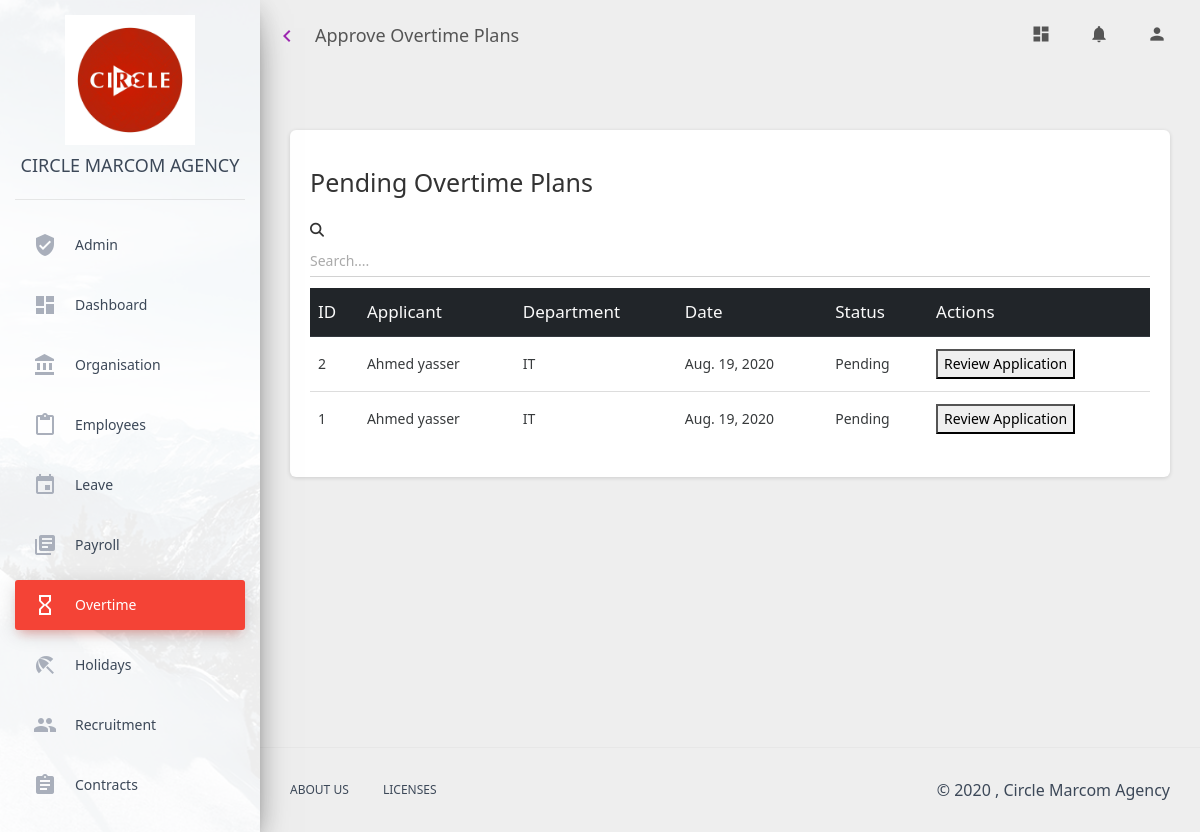
The app's page /overtime/approve_overtime_plans_page/ (signed in) with its own data.
### overtime/models.py (models this page shows)
class OvertimePlan(models.Model):
    applicant = models.ForeignKey(Employee, on_delete=models.CASCADE, blank=True)
    date = models.DateField(auto_now=True)
    HR_approval = models.CharField(max_length=10, default="Pending")
    cfo_approval = models.CharField(max_length=10, default="Pending")
    status = models.CharField(max_length=10, default="Pending")

### employees/models.py (models this page shows, shortened)
class Employee(models.Model):
    objects = None
    first_name = models.CharField(max_length=30)
    last_name = models.CharField(max_length=30)
    basic_salary = models.IntegerField(default=1000000)
    bonus = models.IntegerField(default=0)
    grade = models.CharField(max_length=3, default="")
    gender = models.CharField(max_length=10)
    start_date = models.DateField()
    marital_status = models.CharField(max_length=10)
    dob = models.DateField()
    nationality = models.CharField(max_length=20)
    nssf_no = models.CharField(max_length=20)
    telephone_no = models.CharField(max_length=20)
    residence_address = models.CharField(max_length=20)
    national_id = models.CharField(max_length=20)
    ura_tin = models.CharField(max_length=20)
    annual_allowance = models.IntegerField(default=21)
    leave_balance = models.IntegerField(default=21)
    balance_last_year = models.IntegerField(default=0)
    leave_status = models.CharField(max_length=45, default="At Work")
    image_url = models.CharField(max_length=20, default="")
    status = models.CharField(max_length=20, default="Active")
    title = models.CharField(max_length=10, blank=True)
    work_station = models.CharField(max_length=20, blank=True)
    currency = models.ForeignKey(Currency, on_delete=models.CASCADE, blank=True, default=1)
    lunch_allowance = models.IntegerField(default=0)
    @property
    def position(self):
        return self.organisationdetail.position.name
    def __str__(self):
        return self.first_name + " " + self.last_name

### organisation_details/models.py (models this page shows, shortened)
class OrganisationDetail(models.Model):
    employee = models.OneToOneField(Employee, on_delete=models.CASCADE)
    department = models.ForeignKey(Department, on_delete=models.CASCADE, blank=True)
    position = models.ForeignKey(Position, on_delete=models.CASCADE, blank=True)
    team = models.ForeignKey(Team, on_delete=models.CASCADE, blank=True)

class Department(models.Model):
    name = models.CharField(max_length=45, unique=True)
    hod = models.ForeignKey(Employee, on_delete=models.CASCADE, blank=True, null=True)
    status = models.CharField(max_length=15, default="Active")
    def __str__(self):
        return self.name

### overtime/views.py (the view)
# urls.py: path('approve_overtime_plans_page/', views.approve_overtime_plans_page, name="approve_overtime_plans_page"),
def approve_overtime_plans_page(request):
    approver = request.user
    pending_overtime_plans = get_pending_overtime_plans(approver)
    context = {
        "overtime_page": "active",
        "pending_overtime_plans": pending_overtime_plans
    }
    return render(request, 'overtime/approve_overtime_plans.html', context)

### ems_auth/models.py (called while the page is built)
    @property
    def get_unread_notifications(self):
        return self.notification_set.filter(status="Unread")

### overtime/selectors.py (called while the page is built)
def get_hr_pending_overtime_plans():
    pending_overtime_plans = OvertimePlan.objects.filter(HR_approval="Pending",
                                                         status="Pending").order_by("-id")
    return pending_overtime_plans

def get_pending_overtime_plans(approver):
    pending_overtime_plans = None
    if approver.is_hr:
        pending_overtime_plans = get_hr_pending_overtime_plans()
    if approver.is_cfo:
        pending_overtime_plans = get_cfo_pending_overtime_plans()
    return pending_overtime_plans

### overtime/templates/overtime/approve_overtime_plans.html (shortened to what this page needs)
{%extends 'solitonems/base.html'%}
{%block page_title %}
Approve Overtime Plans
{%endblock%}
{%block content%}
<div class="content">
    <div class="container-fluid">
        <div class="card animated fadeInUp">
            <div class="card-body">
                {%if pending_overtime_plans %}
                <h3>Pending Overtime Plans</h3>
                <div class="table-responsive">
                    <div class="form-group ">
                        <i class="fas fa-search " aria-hidden="true"></i>
                        <input id="search_input" type="text" class="form-control" placeholder="Search....">
                    </div>
                    <table class="table">
                        <thead class="thead-dark">
                        <th>ID</th>
                        <th>Applicant</th>
                        <th>Department</th>
                        <th>Date</th>
                        <th>Status</th>
                        <th>Actions</th>
                        </thead>
                        <tbody id="overtime_approval_list">
                        {%for pending_overtime_plan in pending_overtime_plans %}
                        <tr>
                            <td>{{pending_overtime_plan.id}}
                            </td>
                            <td>{{pending_overtime_plan.applicant}}</td>
                            <td>{{pending_overtime_plan.applicant.organisationdetail.department}}</td>
                            <td>{{pending_overtime_plan.date}}</td>
                            <td>{{pending_overtime_plan.status}}</td>
                            <td>
                                <a href="{%url 'pending_overtime_plan_page' pending_overtime_plan.id%}">
                                    <button>Review Application</button>
                                </a>
                            </td>
                        </tr>
                        {%endfor%}
                        </tbody>
                    </table>
                </div>
                {%else%}
                <h3>No pending applications</h3>
                {%endif%}
            </div>
        </div>
    </div>
</div>
{%endblock%}

### records on screen
OvertimePlan: id "2", applicant "Ahmed yasser", applicant.organisationdetail.department "IT", date "Aug. 19, 2020", status "Pending"
OvertimePlan: id "1", applicant "Ahmed yasser", applicant.organisationdetail.department "IT", date "Aug. 19, 2020", status "Pending"
